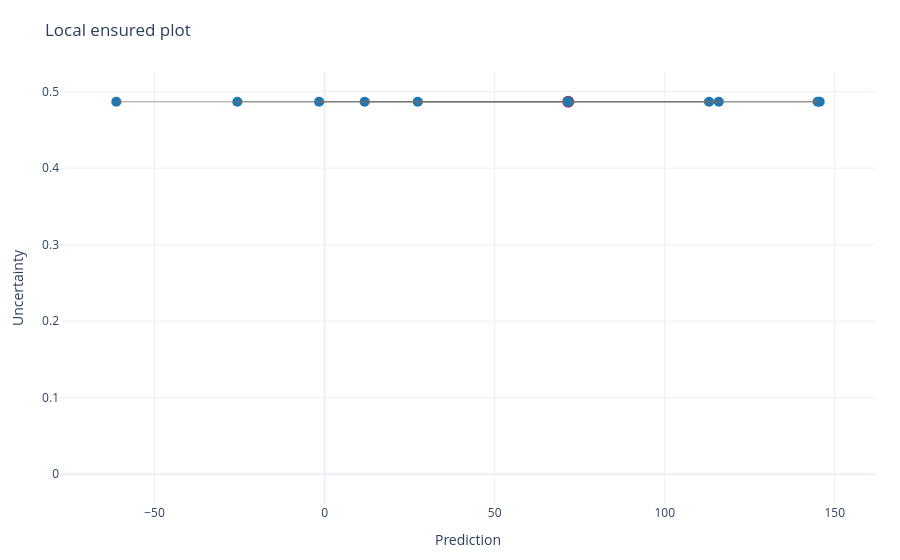

Notebook cell for this chart:
### Code cell
regression_plot = regression_alternatives.plot(
    style='plotly.local.ensured',
    show=True,
    filter_top=20,
)
regression_plot

### Figure 1 — Plotly figure (JSON) as saved in the notebook; plotly's stock layout.template omitted (floating-point values rounded to 4 significant figures)
{"data": [{"hovertemplate": "%{text}<extra></extra>", "marker": {"color": "#d62728", "size": 12}, "meta": {"trace_kind": "original"}, "mode": "markers", "name": "original", "text": ["Original prediction<br>Prediction: 71.6348<br>Uncertainty: 0.486709<br>Interval: [71.4195, 71.9062]"], "type": "scatter", "x": [71.63], "y": [0.4867]}, {"customdata": ["rule-point-5", "rule-point-4"], "hovertemplate": "%{text}<extra></extra>", "legendgroup": "2", "marker": {"color": "#1f77b4", "size": 10}, "meta": {"feature_key": "2", "trace_kind": "rule-points"}, "mode": "markers", "name": "alternatives", "showlegend": false, "text": ["Rule: 2 > -0.66<br>Prediction: 145.574<br>Uncertainty: 0.486709<br>Interval: [145.359, 145.846]", "Rule: 2 < -1.51<br>Prediction: 27.3816<br>Uncertainty: 0.486709<br>Interval: [27.1663, 27.653]"], "type": "scatter", "x": [145.6, 27.38], "y": [0.4867, 0.4867]}, {"customdata": ["rule-point-12", "rule-point-11"], "hovertemplate": "%{text}<extra></extra>", "legendgroup": "6", "marker": {"color": "#1f77b4", "size": 10}, "meta": {"feature_key": "6", "trace_kind": "rule-points"}, "mode": "markers", "name": "alternatives", "showlegend": false, "text": ["Rule: 6 > 0.73<br>Prediction: 144.976<br>Uncertainty: 0.486709<br>Interval: [144.761, 145.248]", "Rule: 6 < -0.23<br>Prediction: -61.2387<br>Uncertainty: 0.486709<br>Interval: [-61.454, -60.9673]"], "type": "scatter", "x": [145.0, -61.24], "y": [0.4867, 0.4867]}, {"customdata": ["rule-point-7", "rule-point-6"], "hovertemplate": "%{text}<extra></extra>", "legendgroup": "3", "marker": {"color": "#1f77b4", "size": 10}, "meta": {"feature_key": "3", "trace_kind": "rule-points"}, "mode": "markers", "name": "alternatives", "showlegend": false, "text": ["Rule: 3 > -0.10<br>Prediction: 115.892<br>Uncertainty: 0.486709<br>Interval: [115.677, 116.164]", "Rule: 3 < -1.02<br>Prediction: 11.7681<br>Uncertainty: 0.486709<br>Interval: [11.5528, 12.0395]"], "type": "scatter", "x": [115.9, 11.77], "y": [0.4867, 0.4867]}, {"customdata": ["rule-point-10", "rule-point-9"], "hovertemplate": "%{text}<extra></extra>", "legendgroup": "5", "marker": {"color": "#1f77b4", "size": 10}, "meta": {"feature_key": "5", "trace_kind": "rule-points"}, "mode": "markers", "name": "alternatives", "showlegend": false, "text": ["Rule: 5 > 0.08<br>Prediction: 113.051<br>Uncertainty: 0.486709<br>Interval: [112.835, 113.322]", "Rule: 5 < -1.25<br>Prediction: -1.62063<br>Uncertainty: 0.486709<br>Interval: [-1.83595, -1.34924]"], "type": "scatter", "x": [113.1, -1.621], "y": [0.4867, 0.4867]}, {"customdata": ["rule-point-8"], "hovertemplate": "%{text}<extra></extra>", "legendgroup": "4", "marker": {"color": "#1f77b4", "size": 10}, "meta": {"feature_key": "4", "trace_kind": "rule-points"}, "mode": "markers", "name": "alternatives", "showlegend": false, "text": ["Rule: 4 > -0.01<br>Prediction: 71.6511<br>Uncertainty: 0.486709<br>Interval: [71.4358, 71.9225]"], "type": "scatter", "x": [71.65], "y": [0.4867]}, {"customdata": ["rule-point-1", "rule-point-0"], "hovertemplate": "%{text}<extra></extra>", "legendgroup": "0", "marker": {"color": "#1f77b4", "size": 10}, "meta": {"feature_key": "0", "trace_kind": "rule-points"}, "mode": "markers", "name": "alternatives", "showlegend": false, "text": ["Rule: 0 > 0.53<br>Prediction: 71.6384<br>Uncertainty: 0.486709<br>Interval: [71.4231, 71.9098]", "Rule: 0 < -0.77<br>Prediction: 71.6267<br>Uncertainty: 0.486709<br>Interval: [71.4114, 71.8981]"], "type": "scatter", "x": [71.64, 71.63], "y": [0.4867, 0.4867]}, {"customdata": ["rule-point-2", "rule-point-3"], "hovertemplate": "%{text}<extra></extra>", "legendgroup": "1", "marker": {"color": "#1f77b4", "size": 10}, "meta": {"feature_key": "1", "trace_kind": "rule-points"}, "mode": "markers", "name": "alternatives", "showlegend": false, "text": ["Rule: 1 < -1.98<br>Prediction: 71.6382<br>Uncertainty: 0.486709<br>Interval: [71.4229, 71.9096]", "Rule: 1 > -1.10<br>Prediction: 71.6302<br>Uncertainty: 0.486709<br>Interval: [71.4149, 71.9016]"], "type": "scatter", "x": [71.64, 71.63], "y": [0.4867, 0.4867]}, {"customdata": ["rule-point-13"], "hovertemplate": "%{text}<extra></extra>", "legendgroup": "7", "marker": {"color": "#1f77b4", "size": 10}, "meta": {"feature_key": "7", "trace_kind": "rule-points"}, "mode": "markers", "name": "alternatives", "showlegend": false, "text": ["Rule: 7 < 1.98<br>Prediction: -25.6591<br>Uncertainty: 0.486709<br>Interval: [-25.8744, -25.3877]"], "type": "scatter", "x": [-25.66], "y": [0.4867]}], "layout": {"annotations": [{"arrowcolor": "rgba(110, 110, 110, 0.75)", "arrowhead": 2, "arrowsize": 1, "arrowwidth": 1, "ax": 71.63, "axref": "x", "ay": 0.4867, "ayref": "y", "opacity": 0.9, "showarrow": true, "x": 145.6, "xref": "x", "y": 0.4867, "yref": "y"}, {"arrowcolor": "rgba(110, 110, 110, 0.75)", "arrowhead": 2, "arrowsize": 1, "arrowwidth": 1, "ax": 71.63, "axref": "x", "ay": 0.4867, "ayref": "y", "opacity": 0.9, "showarrow": true, "x": 145.0, "xref": "x", "y": 0.4867, "yref": "y"}, {"arrowcolor": "rgba(110, 110, 110, 0.75)", "arrowhead": 2, "arrowsize": 1, "arrowwidth": 1, "ax": 71.63, "axref": "x", "ay": 0.4867, "ayref": "y", "opacity": 0.9, "showarrow": true, "x": 115.9, "xref": "x", "y": 0.4867, "yref": "y"}, {"arrowcolor": "rgba(110, 110, 110, 0.75)", "arrowhead": 2, "arrowsize": 1, "arrowwidth": 1, "ax": 71.63, "axref": "x", "ay": 0.4867, "ayref": "y", "opacity": 0.9, "showarrow": true, "x": 113.1, "xref": "x", "y": 0.4867, "yref": "y"}, {"arrowcolor": "rgba(110, 110, 110, 0.75)", "arrowhead": 2, "arrowsize": 1, "arrowwidth": 1, "ax": 71.63, "axref": "x", "ay": 0.4867, "ayref": "y", "opacity": 0.9, "showarrow": true, "x": 71.65, "xref": "x", "y": 0.4867, "yref": "y"}, {"arrowcolor": "rgba(110, 110, 110, 0.75)", "arrowhead": 2, "arrowsize": 1, "arrowwidth": 1, "ax": 71.63, "axref": "x", "ay": 0.4867, "ayref": "y", "opacity": 0.9, "showarrow": true, "x": 71.64, "xref": "x", "y": 0.4867, "yref": "y"}, {"arrowcolor": "rgba(110, 110, 110, 0.75)", "arrowhead": 2, "arrowsize": 1, "arrowwidth": 1, "ax": 71.63, "axref": "x", "ay": 0.4867, "ayref": "y", "opacity": 0.9, "showarrow": true, "x": 71.64, "xref": "x", "y": 0.4867, "yref": "y"}, {"arrowcolor": "rgba(110, 110, 110, 0.75)", "arrowhead": 2, "arrowsize": 1, "arrowwidth": 1, "ax": 71.63, "axref": "x", "ay": 0.4867, "ayref": "y", "opacity": 0.9, "showarrow": true, "x": 71.63, "xref": "x", "y": 0.4867, "yref": "y"}, {"arrowcolor": "rgba(110, 110, 110, 0.75)", "arrowhead": 2, "arrowsize": 1, "arrowwidth": 1, "ax": 71.63, "axref": "x", "ay": 0.4867, "ayref": "y", "opacity": 0.9, "showarrow": true, "x": 71.63, "xref": "x", "y": 0.4867, "yref": "y"}, {"arrowcolor": "rgba(110, 110, 110, 0.75)", "arrowhead": 2, "arrowsize": 1, "arrowwidth": 1, "ax": 71.63, "axref": "x", "ay": 0.4867, "ayref": "y", "opacity": 0.9, "showarrow": true, "x": 27.38, "xref": "x", "y": 0.4867, "yref": "y"}, {"arrowcolor": "rgba(110, 110, 110, 0.75)", "arrowhead": 2, "arrowsize": 1, "arrowwidth": 1, "ax": 71.63, "axref": "x", "ay": 0.4867, "ayref": "y", "opacity": 0.9, "showarrow": true, "x": 11.77, "xref": "x", "y": 0.4867, "yref": "y"}, {"arrowcolor": "rgba(110, 110, 110, 0.75)", "arrowhead": 2, "arrowsize": 1, "arrowwidth": 1, "ax": 71.63, "axref": "x", "ay": 0.4867, "ayref": "y", "opacity": 0.9, "showarrow": true, "x": -1.621, "xref": "x", "y": 0.4867, "yref": "y"}, {"arrowcolor": "rgba(110, 110, 110, 0.75)", "arrowhead": 2, "arrowsize": 1, "arrowwidth": 1, "ax": 71.63, "axref": "x", "ay": 0.4867, "ayref": "y", "opacity": 0.9, "showarrow": true, "x": -25.66, "xref": "x", "y": 0.4867, "yref": "y"}, {"arrowcolor": "rgba(110, 110, 110, 0.75)", "arrowhead": 2, "arrowsize": 1, "arrowwidth": 1, "ax": 71.63, "axref": "x", "ay": 0.4867, "ayref": "y", "opacity": 0.9, "showarrow": true, "x": -61.24, "xref": "x", "y": 0.4867, "yref": "y"}], "margin": {"b": 56, "l": 60, "r": 24, "t": 72}, "meta": {"always_visible": [0], "arrow_trace_indexes": {}, "default_visible": [true, true, true, true, true, true, true, true, true], "feature_control_registry": [], "rule_trace_indexes": {"0": [6], "1": [7], "2": [1], "3": [3], "4": [5], "5": [4], "6": [2], "7": [8]}, "side_panel_registry": {}, "side_panel_trace_index": null, "trace_count": 9}, "showlegend": false, "title": {"text": "Local ensured plot"}, "xaxis": {"range": [-77.78, 162.1], "title": {"text": "Prediction"}}, "yaxis": {"range": [-0.03894, 0.5256], "title": {"text": "Uncertainty"}}}}
